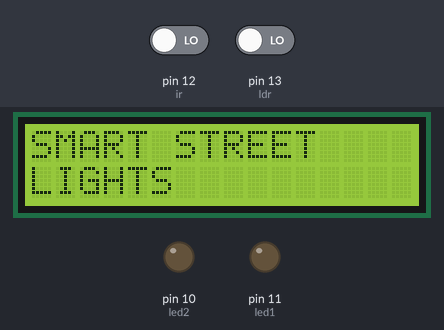
Recording of a sketch running on a simulated Arduino Uno, built with avr-gcc and run on an emulated ATmega328P. Parts: 16×2 character LCD, output pins drawn as LEDs (lit = HIGH). Inputs (shaded band) come from the test bench; at power-on: pin 12 (ir) LOW, pin 13 (ldr) LOW.

Above: at 0.1 s.
3.3 s: pin 12 (ir) driven HIGH
At 4.5 s:
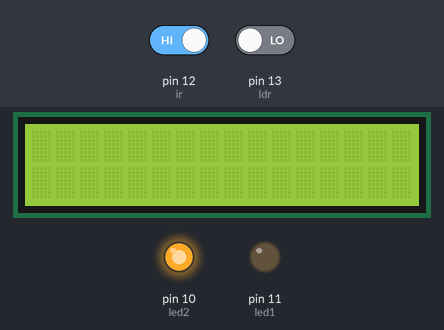
4.8 s: pin 13 (ldr) driven HIGH
At 5.7 s:
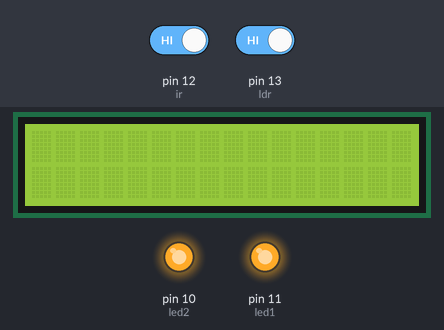
6.3 s: pin 12 (ir) driven LOW
At 6.8 s:
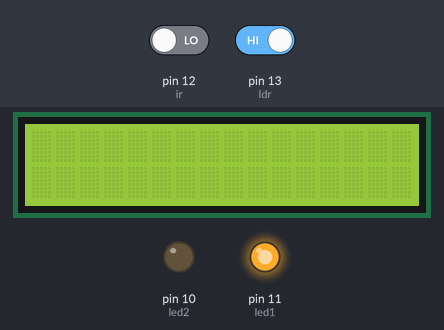
7.8 s: pin 13 (ldr) driven LOW
At 9.1 s:
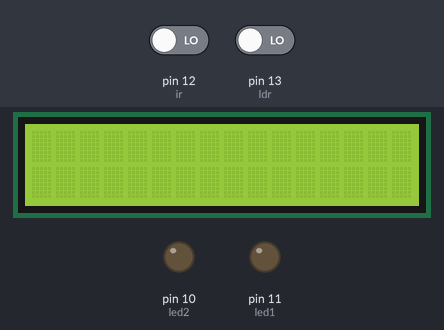
Timing chart, 0 to 10.3 s (numbered marks = the images above; inputs shaded):
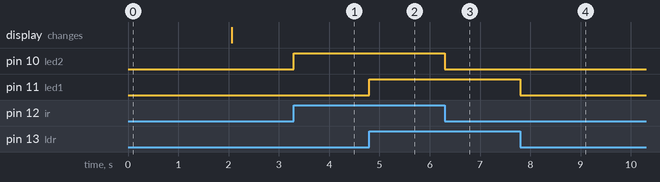

The sketch:

project.ino
```cpp
#include<SoftwareSerial.h>
#include<LiquidCrystal.h>
const int rs=6,en=7,d4=5,d5=4,d6=3,d7=2;
int ldr=13;
int ir=12;
int led1=11;
int led2=10;
int state1,state2;
LiquidCrystal lcd(rs,en,d4,d5,d6,d7);
void setup() {
pinMode(ldr, INPUT);
pinMode(ir, INPUT);
pinMode(led1, OUTPUT);
pinMode(led2, OUTPUT);
lcd.begin(16,2);
lcd.print("SMART STREET");
lcd.setCursor(0,1);
lcd.print("LIGHTS");
delay(2000);
lcd.clear();

}

void loop() {
  state1=digitalRead(ldr);
  state2=digitalRead(ir);

if(state1==HIGH)
digitalWrite(led1, HIGH);
else
digitalWrite(led1,LOW);

if(state2==HIGH)
digitalWrite(led2, HIGH);
else
digitalWrite(led2,LOW);
}
```

Measured:
- after the input at 3.3 s, pin 10 (led2): LOW → HIGH at once
- after the input at 4.8 s, pin 11 (led1): LOW → HIGH at once
- after the input at 6.3 s, pin 10 (led2): HIGH → LOW at once
- after the input at 7.8 s, pin 11 (led1): HIGH → LOW at once
